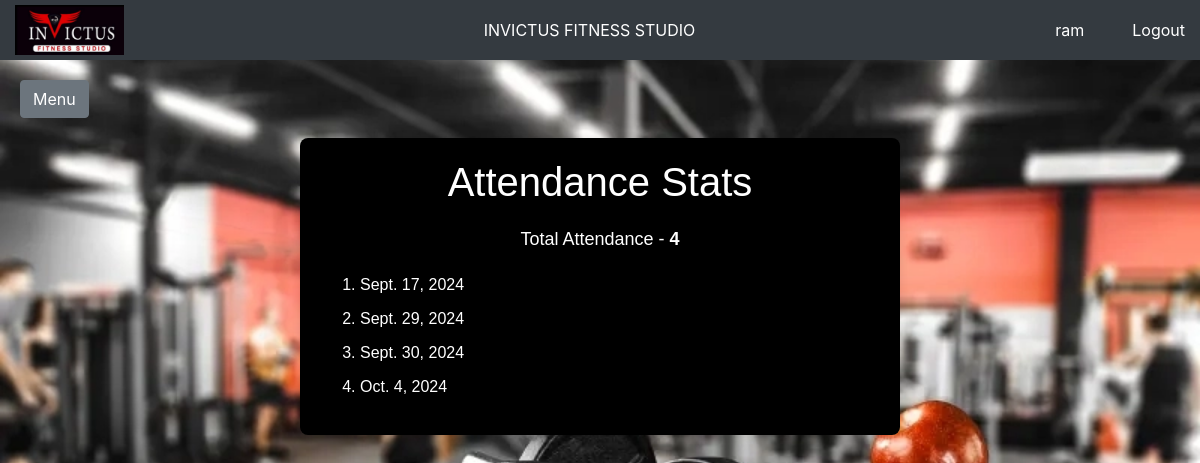
Page /attendance_stats/ (signed in) on the committed database.
### attendance/models.py (models this page shows)
class AttendanceRecord(models.Model):
    user = models.ForeignKey(User, on_delete=models.CASCADE)
    date = models.DateField()
    class Meta:
        unique_together = ('user', 'date')

### attendance/views.py (the view)
# urls.py: path('attendance_stats/', views.attendance_stats, name='attendance_stats'),
@login_required
def attendance_stats(request):
    user = request.user
    records = AttendanceRecord.objects.filter(user=user)
    return render(request, 'attendance/attendance_stats.html', {'records': records})

### main/templates/attendance/attendance_stats.html
{% extends "base.html" %}
{% block content %}
<div style="font-family: Arial, sans-serif; padding: 20px; display: flex; justify-content: center;">
  <div style="background-color:black;padding: 20px 40px; box-shadow: 0 0 10px rgba(0, 0, 0, 0.1); border-radius: 8px; max-width: 600px; width: 100%;">
    <h1 style="color: #333; margin-bottom: 20px; text-align: center;color: white;">Attendance Stats</h1>
    <p style="font-size: 18px; color: #555; text-align: center;color: white;">Total Attendance - <strong>{{ records.count }}</strong></p>
    <ol style="margin-top: 20px; padding-left: 20px; color: #555;">
      {% for record in records %}
      <li style="margin-bottom: 10px;color: white;">{{ record.date }}</li>
      {% endfor %}
    </ol>
  </div>
</div>
{% endblock %}

### main/templates/base.html (shortened to what this page needs)
<!DOCTYPE html>
<html>
  <head>
    <link
      href="https://stackpath.bootstrapcdn.com/bootstrap/4.5.2/css/bootstrap.min.css"
      rel="stylesheet"
    />
    {% load static %}
    <link rel="stylesheet" type="text/css" href="{% static 'css/main.css' %}" />
  </head>
  <body>
    <div class="header">
      <a href="{% url 'home' %}">
        <img
          src="{% static 'images/gms_logo.png' %}"
          alt="Logo"
        />
      </a>
      <div class="center">INVICTUS FITNESS STUDIO</div>
      <div class="text-white mr-5">{{user.username}}</div>
      <a href="/" class="text-white">Logout</a>
    </div>
    <div class="content" id="content">
      <button
        class="btn btn-secondary"
        id="sidebarCollapse"
        style="margin-top: 60px"
      >
        Menu
      </button>
      {% block content %} {% endblock %}
    </div>
  </body>
</html>

### main/static/css/main.css (style rules this page uses)
.header { height: 60px; background-color: #343a40; color: #ffffff; text-align: center; position: fixed; width: 100%; top: 0; z-index: 1000; display: flex; align-items: center; justify-content: space-between; padding: 0 15px; }
.header img { height: 50px; }
.header .center { flex-grow: 1; text-align: center; }
.content { padding: 20px; }
.content { margin-left: 0; padding: 20px; transition: margin-left 0.3s ease; }

### rows in the picture
AttendanceRecord: date "Sept. 17, 2024"
AttendanceRecord: date "Sept. 29, 2024"
AttendanceRecord: date "Sept. 30, 2024"
AttendanceRecord: date "Oct. 4, 2024"

### other values in the picture
{{ user.username }} "ram"
{{ records.count }} "4"
